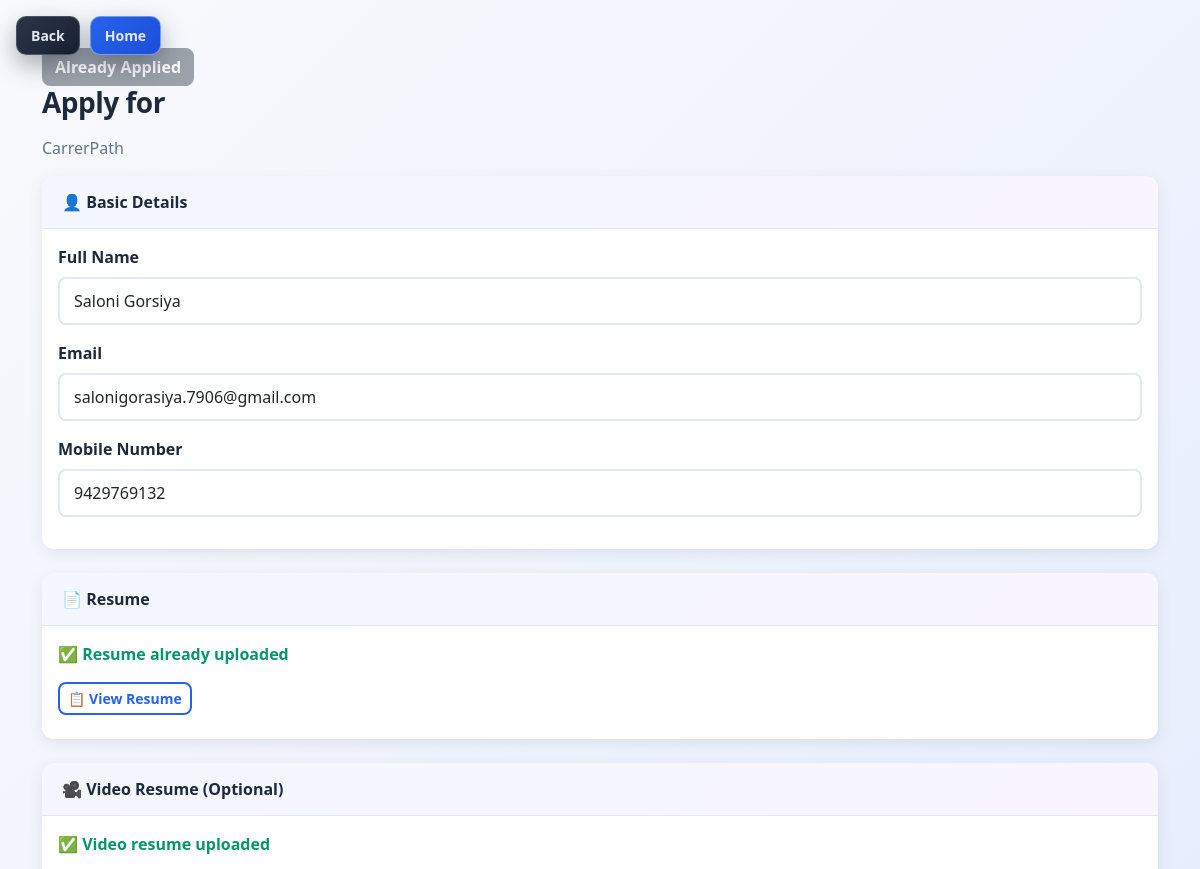
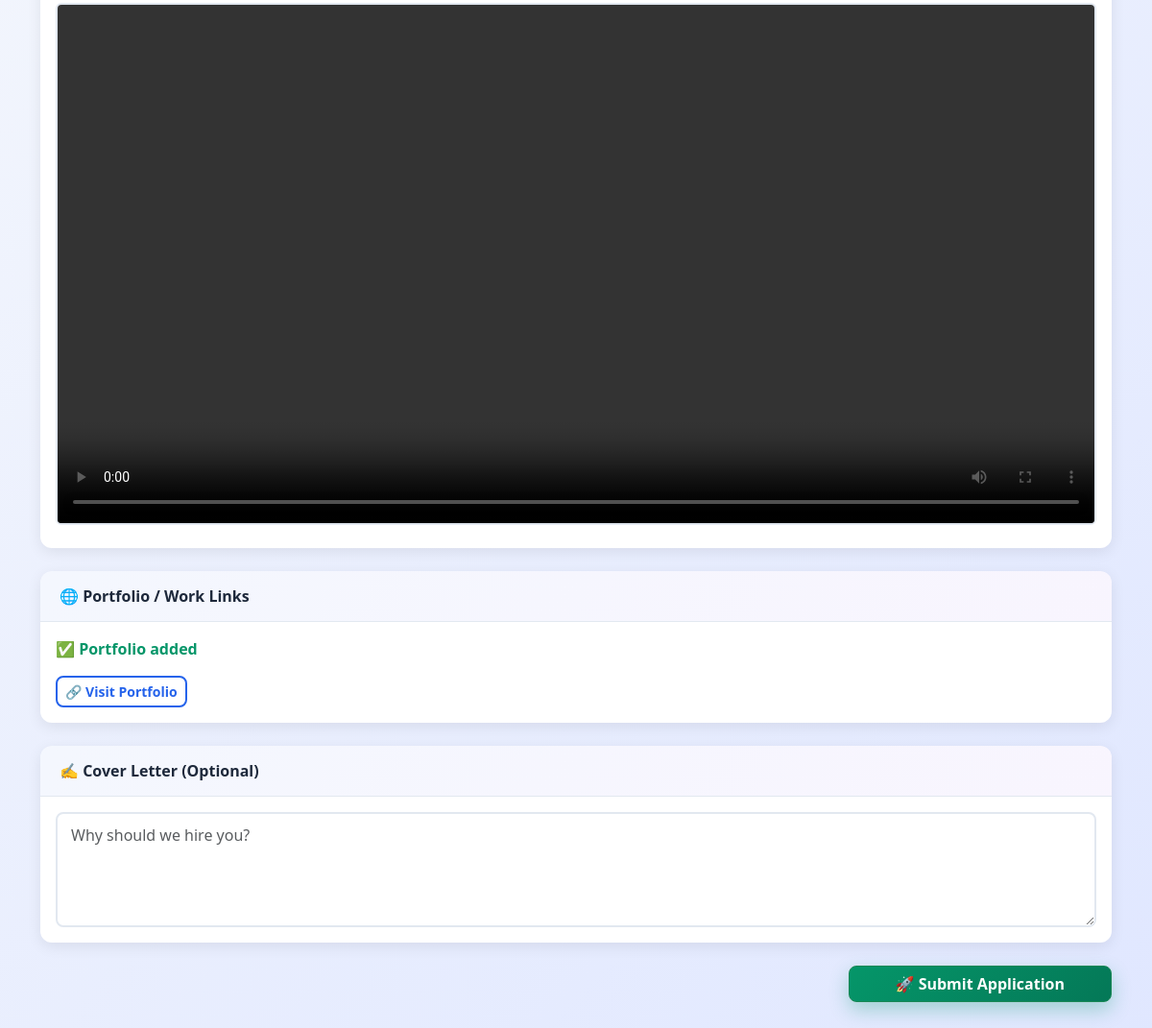
The app's page /apply/4 (signed in) with its own data (2 pictures, top to bottom).
### app/models/company.py (models this page shows)
class Company(db.Model):
    __tablename__ = "companies"
    id = db.Column(db.Integer, primary_key=True)
    company_name = db.Column(db.String(200), nullable=False)
    hr_name = db.Column(db.String(120), nullable=False)
    email = db.Column(db.String(120), unique=True, nullable=False)
    mobile_no = db.Column(db.String(10), nullable=False)
    industry_type = db.Column(db.String(100), nullable=False)
    website = db.Column(db.String(200))
    password = db.Column(db.String(200), nullable=False)
    is_verified = db.Column(db.Boolean, default=False)

### app/models/student.py (models this page shows, shortened)
class Students(db.Model):
    __tablename__ = "students"
    id = db.Column(db.Integer, primary_key=True)
    full_name = db.Column(db.String(150), nullable=False)
    slug = db.Column(db.String(200), unique=True, nullable=False)
    email = db.Column(db.String(120), unique=True, nullable=False)
    mobile_no = db.Column(db.String(15), nullable=False)
    start_year = db.Column(db.Integer, nullable=False)
    end_year = db.Column(db.Integer, nullable=False)
    field = db.Column(db.String(100), nullable=False)
    specialization = db.Column(db.String(120))
    objective = db.Column(db.Text)
    password = db.Column(db.String(16), nullable=False)
    college_id = db.Column(db.Integer, nullable=False)
    github = db.Column(db.String(200))
    linkedin = db.Column(db.String(200))
    portfolio = db.Column(db.String(255))
    resume_file = db.Column(db.String(255))
    video_resume = db.Column(db.String(255))
    sem = db.Column(db.Integer)  # Current/Last semester
    cgpa = db.Column(db.Float)    # CGPA
    is_public = db.Column(db.Boolean, default=True)
    created_at = db.Column(db.DateTime, server_default=db.func.now())
    projects = db.relationship(
        "Projects",
        back_populates="student",
        cascade="all, delete-orphan"
    )
    skills = db.relationship(
    "Skills",
    back_populates="student",
    cascade="all, delete-orphan"
)
    certificate = db.relationship("certificate", backref="student", lazy=True)

### app/routes/student.py (the view, shortened to what this page needs)
@student_bp.route("/apply/<int:job_id>", methods=["GET", "POST"])
def apply_job_page(job_id):
    if "student_id" not in session:
        return redirect(url_for("home.login"))
    student_id = session["student_id"]
    student = Students.query.get_or_404(student_id)
    job = Job.query.get_or_404(job_id)
    existing_application = JobApplication.query.filter_by(
        student_id=student_id,
        job_id=job_id
    ).first()
    return render_template(
        "student/student_job/apply_job.html",
        job=job,
        student=student,
        already_applied=bool(existing_application)
    )

### templates/student/student_job/apply_job.html (shortened to what this page needs)
﻿<!DOCTYPE html>
<html lang="en">
<head>
    <link href="https://cdn.jsdelivr.net/npm/bootstrap@5.3.2/dist/css/bootstrap.min.css" rel="stylesheet">
<link rel="stylesheet" href="{{ url_for('static', filename='css/mobile.css') }}"></head>
<body>
{% include "partials/nav_buttons.html" %}
<div class="container mt-4 mb-5">
    {% if already_applied %}
    <button class="btn btn-secondary" disabled>
        Already Applied
    </button>
{% else %}
    <form method="POST">
        <button class="btn btn-success">
            Apply Now
        </button>
    </form>
{% endif %}
    <h3 class="mb-3">Apply for </h3>
    <p class="text-muted">{{ job.company.company_name }}</p>
    <form method="POST" action="{{ url_for('student.apply_job_page', job_id=job.id) }}" enctype="multipart/form-data">
        <div class="card mb-4 position-relative">
            <div class="card-header">👤 Basic Details</div>
            <div class="card-body">
                <div class="mb-3">
                    <label class="form-label">Full Name</label>
                    <input type="text" class="form-control" value="{{ student.full_name }}" readonly>
                </div>
                <div class="mb-3">
                    <label class="form-label">Email</label>
                    <input type="email" class="form-control" value="{{ student.email }}" readonly>
                </div>
                <div class="mb-3">
                    <label class="form-label">Mobile Number</label>
                    <input type="text" class="form-control" value="{{ student.mobile_no }}" readonly>
                </div>
            </div>
        </div>
        <div class="card mb-4 position-relative">
            <div class="card-header">📄 Resume</div>
            <div class="card-body">
                {% if student.resume_file %}
                    <p class="text-success">✅ Resume already uploaded</p>
                    <a href="{{ url_for('static', filename=student.download_resume) }}" target="_blank"
                       class="btn btn-outline-primary btn-sm mb-2">
                        📋 View Resume
                    </a>
                {% else %}
                    <label class="form-label">Upload Resume (PDF)</label>
                    <input type="file" name="resume" class="form-control" accept=".pdf">
                {% endif %}
            </div>
        </div>
        <div class="card mb-4 position-relative">
            <div class="card-header">🎥 Video Resume (Optional)</div>
            <div class="card-body">
                {% if student.video_resume %}
                    <p class="text-success">✅ Video resume uploaded</p>
                    <video width="100%" controls class="rounded mb-2">
                        <source src="{{ url_for('static', filename=student.video_resume) }}">
                    </video>
                {% else %}
                    <label class="form-label">Upload Video Resume</label>
                    <input type="file" name="video_resume" class="form-control" accept="video/*">
                {% endif %}
            </div>
        </div>
        <div class="card mb-4 position-relative">
            <div class="card-header">🌐 Portfolio / Work Links</div>
            <div class="card-body">
                {% if student.portfolio %}
                    <p class="text-success">✅ Portfolio added</p>
                    <a href="{{ student.portfolio }}" target="_blank"
                       class="btn btn-outline-primary btn-sm">
                        🔗 Visit Portfolio
                    </a>
                {% else %}
                    <label class="form-label">Portfolio Link (GitHub / Behance / Website)</label>
                    <input type="url" name="portfolio_link" class="form-control"
                           placeholder="https://github.com/username">
                {% endif %}
            </div>
        </div>
        <div class="card mb-4 position-relative">
            <div class="card-header">✍️ Cover Letter (Optional)</div>
            <div class="card-body">
                <textarea name="cover_letter" class="form-control" rows="4"
                          placeholder="Why should we hire you?" style="resize: vertical;"></textarea>
            </div>
        </div>
        <div class="text-end">
            <button type="submit" class="btn btn-success px-5">
                🚀 Submit Application
            </button>
        </div>
    </form>
</div>
</body>
</html>

### static/css/mobile.css (style rules this page uses)
html, body { max-width: 100%; overflow-x: hidden; }
img, video, canvas, svg, iframe { max-width: 100%; height: auto; }

### templates/student/student_job/apply_job.html (style rules this page uses)
:root { --primary-color: #2563eb; --secondary-color: #7c3aed; --accent-color: #059669; --dark-bg: #0f172a; --light-bg: #f8fafc; --card-bg: #ffffff; --text-primary: #1e293b; --text-secondary: #64748b; --border-color: #e2e8f0; }
body { background: linear-gradient(135deg, var(--light-bg) 0%, #e0e7ff 100%); color: var(--text-primary); font-family: 'Segoe UI', Tahoma, Geneva, Verdana, sans-serif; min-height: 100vh; }
h3 { color: var(--text-primary); font-weight: 700; letter-spacing: -0.5px; animation: slideInLeft 0.6s ease-out; }
.text-muted { color: var(--text-secondary) !important; animation: slideInLeft 0.6s ease-out 0.1s both; }
.card { border: none; border-radius: 12px; box-shadow: 0 4px 15px rgba(0, 0, 0, 0.08); animation: fadeInUp 0.6s ease-out; transition: all 0.3s cubic-bezier(0.4, 0, 0.2, 1); overflow: hidden; }
.card::before { content: ''; position: absolute; top: 0; left: 0; width: 100%; height: 3px; background: linear-gradient(90deg, var(--primary-color), var(--secondary-color)); transform: scaleX(0); transform-origin: left; transition: transform 0.3s ease; }
.card:nth-child(1) { animation-delay: 0.1s; }
.card:nth-child(2) { animation-delay: 0.2s; }
.card:nth-child(3) { animation-delay: 0.3s; }
.card:nth-child(4) { animation-delay: 0.4s; }
.card:nth-child(5) { animation-delay: 0.5s; }
.card-header { background: linear-gradient(135deg, rgba(37, 99, 235, 0.05) 0%, rgba(124, 58, 237, 0.05) 100%); border-bottom: 1px solid var(--border-color); border-radius: 12px 12px 0 0; font-weight: 700; color: var(--text-primary); padding: 14px 20px; position: relative; z-index: 1; }
.form-label { font-weight: 600; color: var(--text-primary); margin-bottom: 8px; }
.form-control { border: 2px solid var(--border-color); border-radius: 8px; padding: 10px 14px; font-weight: 500; transition: all 0.3s ease; }
.text-success { color: var(--accent-color) !important; font-weight: 600; }
.btn { border-radius: 8px; font-weight: 700; transition: all 0.3s ease; position: relative; overflow: hidden; }
.btn::before { content: ''; position: absolute; top: 50%; left: 50%; width: 0; height: 0; border-radius: 50%; background: rgba(255, 255, 255, 0.2); transform: translate(-50%, -50%); transition: width 0.6s, height 0.6s; }
.btn-outline-primary { border: 2px solid var(--primary-color); color: var(--primary-color); }
.btn-success { background: linear-gradient(135deg, var(--accent-color) 0%, #047857 100%); color: white; box-shadow: 0 8px 20px rgba(5, 150, 105, 0.3); }
.text-end { animation: fadeInUp 0.6s ease-out 0.6s both; }
video { border: 2px solid var(--border-color); border-radius: 8px; }

### records on screen
Company: company.company_name "CarrerPath"
Students: full_name "Saloni Gorsiya", email "salonigorasiya.7906@gmail.com", mobile_no "9429769132"
